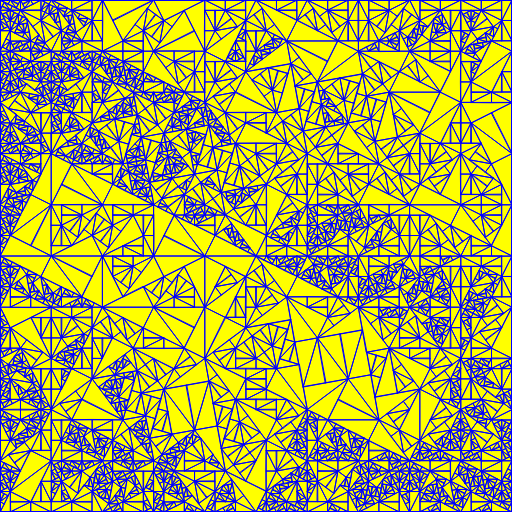
Frame 1 (no input)
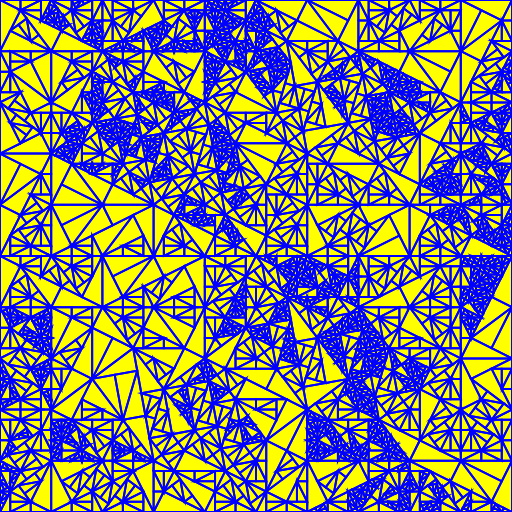
Frame 2 (the mouse pressed at the canvas centre, redrawn once)

The p5.js sketch that drew these frames (run headless with seeded random() and noise() and a simulated clock; the mouse was pressed at the canvas centre and the sketch redrawn once):

// p5.js sketch
// ── sketch.js
// By Roni Kaufman
// https://ronikaufman.github.io/

// Genuary JAN.6
// "Triangle subdivision."
// https://genuary2021.github.io/

// https://en.wikipedia.org/wiki/Pinwheel_tiling

let rand112 = () => (random([1,1,2]));

function setup() {
  createCanvas(512, 512);
  noFill();
  stroke(0, 0, 255);
  noLoop();
}

function draw() {
  background(255, 255, 0);
  let n = 5;
  pinwheel(width, 0, width, height/2, 0, 0, n);
  pinwheel(0, height/2, 0, 0, width, height/2, n);
  pinwheel(width, height/2, width, height, 0, height/2, n);
  pinwheel(0, height, 0, height/2, width, height, n);
  strokeWeight(2);
  rect(0, 0, width, height);
}

/*
(x2,y2)
  | \
  |      \
  |           \
  |                \
  |_______________________
(x1,y1)                (x3,y3)
*/
function pinwheel(x1, y1, x2, y2, x3, y3, n) {
  if (n <= 0) {
    triangle(x1, y1, x2, y2, x3, y3);
  } else {
    let x4 = (4*x2+x3)/5;
    let y4 = (4*y2+y3)/5;
    let x5 = (x1+x3)/2;
    let y5 = (y1+y3)/2;
    let x6 = (x1+x4)/2;
    let y6 = (y1+y4)/2;
    let x7 = (x3+x4)/2;
    let y7 = (y3+y4)/2;
    pinwheel(x4, y4, x2, y2, x1, y1, n-rand112());
    pinwheel(x6, y6, x1, y1, x5, y5, n-rand112());
    pinwheel(x6, y6, x4, y4, x5, y5, n-rand112());
    pinwheel(x7, y7, x5, y5, x4, y4, n-rand112());
    pinwheel(x7, y7, x5, y5, x3, y3, n-rand112());
  }
}
